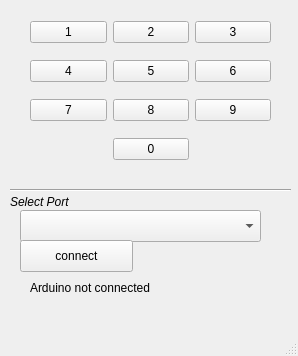
<?xml version="1.0" encoding="UTF-8"?>
<ui version="4.0">
 <class>MainWindow</class>
 <widget class="QMainWindow" name="MainWindow">
  <property name="geometry">
   <rect>
    <x>0</x>
    <y>0</y>
    <width>298</width>
    <height>356</height>
   </rect>
  </property>
  <property name="sizePolicy">
   <sizepolicy hsizetype="Fixed" vsizetype="Fixed">
    <horstretch>0</horstretch>
    <verstretch>0</verstretch>
   </sizepolicy>
  </property>
  <property name="windowTitle">
   <string>MainWindow</string>
  </property>
  <widget class="QWidget" name="centralwidget">
   <property name="sizePolicy">
    <sizepolicy hsizetype="Fixed" vsizetype="Fixed">
     <horstretch>0</horstretch>
     <verstretch>0</verstretch>
    </sizepolicy>
   </property>
   <property name="focusPolicy">
    <enum>Qt::ClickFocus</enum>
   </property>
   <widget class="QWidget" name="gridLayoutWidget">
    <property name="geometry">
     <rect>
      <x>30</x>
      <y>10</y>
      <width>241</width>
      <height>161</height>
     </rect>
    </property>
    <layout class="QGridLayout" name="gridLayout">
     <item row="1" column="0">
      <widget class="QPushButton" name="pushButton_4">
       <property name="text">
        <string>4</string>
       </property>
      </widget>
     </item>
     <item row="0" column="0">
      <widget class="QPushButton" name="pushButton">
       <property name="sizePolicy">
        <sizepolicy hsizetype="Preferred" vsizetype="Fixed">
         <horstretch>0</horstretch>
         <verstretch>0</verstretch>
        </sizepolicy>
       </property>
       <property name="text">
        <string>1</string>
       </property>
      </widget>
     </item>
     <item row="2" column="2">
      <widget class="QPushButton" name="pushButton_9">
       <property name="text">
        <string>9</string>
       </property>
      </widget>
     </item>
     <item row="0" column="2">
      <widget class="QPushButton" name="pushButton_3">
       <property name="text">
        <string>3</string>
       </property>
      </widget>
     </item>
     <item row="2" column="0">
      <widget class="QPushButton" name="pushButton_5">
       <property name="text">
        <string>7</string>
       </property>
      </widget>
     </item>
     <item row="1" column="2">
      <widget class="QPushButton" name="pushButton_7">
       <property name="text">
        <string>6</string>
       </property>
      </widget>
     </item>
     <item row="1" column="1">
      <widget class="QPushButton" name="pushButton_6">
       <property name="text">
        <string>5</string>
       </property>
      </widget>
     </item>
     <item row="2" column="1">
      <widget class="QPushButton" name="pushButton_8">
       <property name="text">
        <string>8</string>
       </property>
      </widget>
     </item>
     <item row="0" column="1">
      <widget class="QPushButton" name="pushButton_2">
       <property name="text">
        <string>2</string>
       </property>
      </widget>
     </item>
     <item row="3" column="1">
      <widget class="QPushButton" name="pushButton_10">
       <property name="text">
        <string>0</string>
       </property>
      </widget>
     </item>
    </layout>
   </widget>
   <widget class="QLabel" name="label">
    <property name="geometry">
     <rect>
      <x>30</x>
      <y>280</y>
      <width>171</width>
      <height>16</height>
     </rect>
    </property>
    <property name="text">
     <string>Arduino not connected</string>
    </property>
   </widget>
   <widget class="QComboBox" name="comboBox">
    <property name="geometry">
     <rect>
      <x>20</x>
      <y>210</y>
      <width>241</width>
      <height>32</height>
     </rect>
    </property>
   </widget>
   <widget class="Line" name="line">
    <property name="geometry">
     <rect>
      <x>10</x>
      <y>180</y>
      <width>281</width>
      <height>20</height>
     </rect>
    </property>
    <property name="orientation">
     <enum>Qt::Horizontal</enum>
    </property>
   </widget>
   <widget class="QLabel" name="label_2">
    <property name="geometry">
     <rect>
      <x>10</x>
      <y>192</y>
      <width>121</width>
      <height>20</height>
     </rect>
    </property>
    <property name="font">
     <font>
      <italic>true</italic>
     </font>
    </property>
    <property name="text">
     <string>Select Port</string>
    </property>
   </widget>
   <widget class="QPushButton" name="pushButton_11">
    <property name="geometry">
     <rect>
      <x>20</x>
      <y>240</y>
      <width>113</width>
      <height>32</height>
     </rect>
    </property>
    <property name="text">
     <string>connect</string>
    </property>
   </widget>
  </widget>
  <widget class="QMenuBar" name="menubar">
   <property name="geometry">
    <rect>
     <x>0</x>
     <y>0</y>
     <width>298</width>
     <height>24</height>
    </rect>
   </property>
  </widget>
  <widget class="QStatusBar" name="statusbar"/>
  <action name="actionopen">
   <property name="text">
    <string>open ...</string>
   </property>
  </action>
 </widget>
 <resources/>
 <connections/>
</ui>
